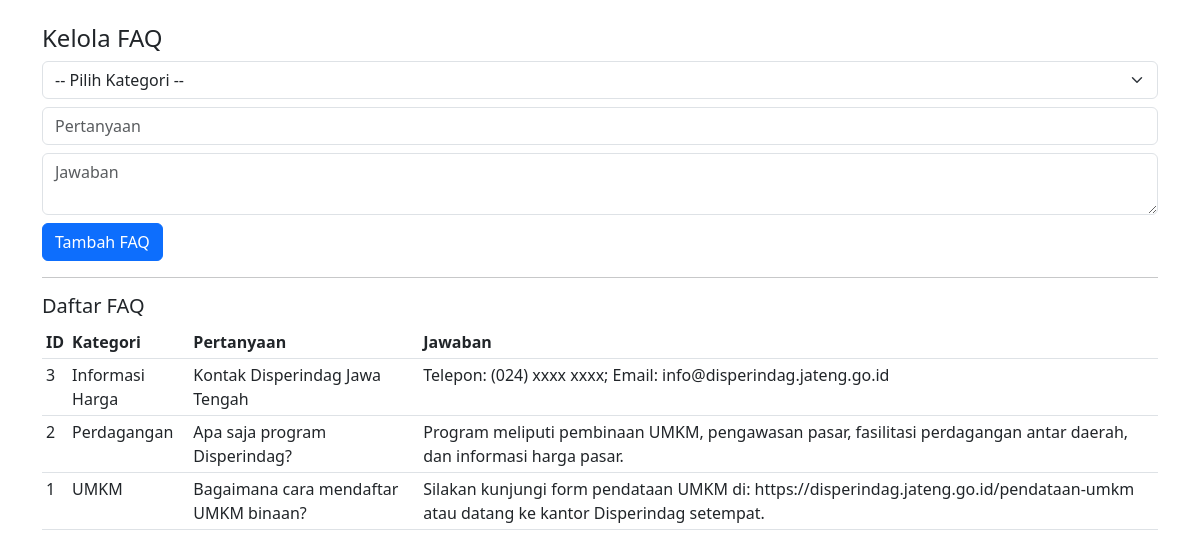
Page /admin/manage_faq.php (signed in) on the committed database.
### tables this page shows
CREATE TABLE IF NOT EXISTS faq (
  id INT AUTO_INCREMENT PRIMARY KEY,
  kategori_id INT DEFAULT NULL,
  pertanyaan TEXT NOT NULL,
  jawaban TEXT NOT NULL,
  dibuat TIMESTAMP DEFAULT CURRENT_TIMESTAMP,
  FOREIGN KEY (kategori_id) REFERENCES kategori_layanan(id) ON DELETE SET NULL
);

CREATE TABLE IF NOT EXISTS kategori_layanan (
  id INT AUTO_INCREMENT PRIMARY KEY,
  nama VARCHAR(255) NOT NULL
);

### admin/manage_faq.php (the view, shortened to what this page needs)
<?php
require_once __DIR__ . '/../includes/db.php';
$faqs = $pdo->query('SELECT f.*, k.nama as kategori FROM faq f LEFT JOIN kategori_layanan k ON k.id=f.kategori_id ORDER BY f.id DESC')->fetchAll();
?>
<!doctype html><html><head><meta charset="utf-8"><title>Kelola FAQ</title>
<link href="https://cdn.jsdelivr.net/npm/bootstrap@5.3.0/dist/css/bootstrap.min.css" rel="stylesheet"></head>
<body class="p-4">
<div class="container">
  <h4>Kelola FAQ</h4>
  <form method="post">
    <div class="mb-2">
      <select name="kategori_id" class="form-select">
        <option value="">-- Pilih Kategori --</option>
      </select>
    </div>
    <div class="mb-2"><input name="pertanyaan" class="form-control" placeholder="Pertanyaan" required></div>
    <div class="mb-2"><textarea name="jawaban" class="form-control" placeholder="Jawaban" required></textarea></div>
    <div><button class="btn btn-primary">Tambah FAQ</button></div>
  </form>
  <hr>
  <h5>Daftar FAQ</h5>
  <table class="table table-sm"><thead><tr><th>ID</th><th>Kategori</th><th>Pertanyaan</th><th>Jawaban</th></tr></thead><tbody>
    <?php foreach($faqs as $f):?>
    <tr><td><?php echo $f['id']?></td><td><?php echo htmlentities($f['kategori'])?></td><td><?php echo htmlentities($f['pertanyaan'])?></td><td><?php echo htmlentities($f['jawaban'])?></td></tr>
    <?php endforeach;?>
  </tbody></table>
</div>
</body></html>

### rows in the picture
faq: id "3", kategori.nama "Informasi Harga", pertanyaan "Kontak Disperindag Jawa Tengah", jawaban "Telepon: (024) xxxx xxxx; Email: info@disperindag.jateng.go.id"
faq: id "2", kategori.nama "Perdagangan", pertanyaan "Apa saja program Disperindag?", jawaban "Program meliputi pembinaan UMKM, pengawasan pasar, fasilitasi perdagangan antar daerah, dan informasi harga pasar."
faq: id "1", kategori.nama "UMKM", pertanyaan "Bagaimana cara mendaftar UMKM binaan?", jawaban "Silakan kunjungi form pendataan UMKM di: https://disperindag.jateng.go.id/pendataan-umkm atau datang ke kantor Disperindag setempat."
